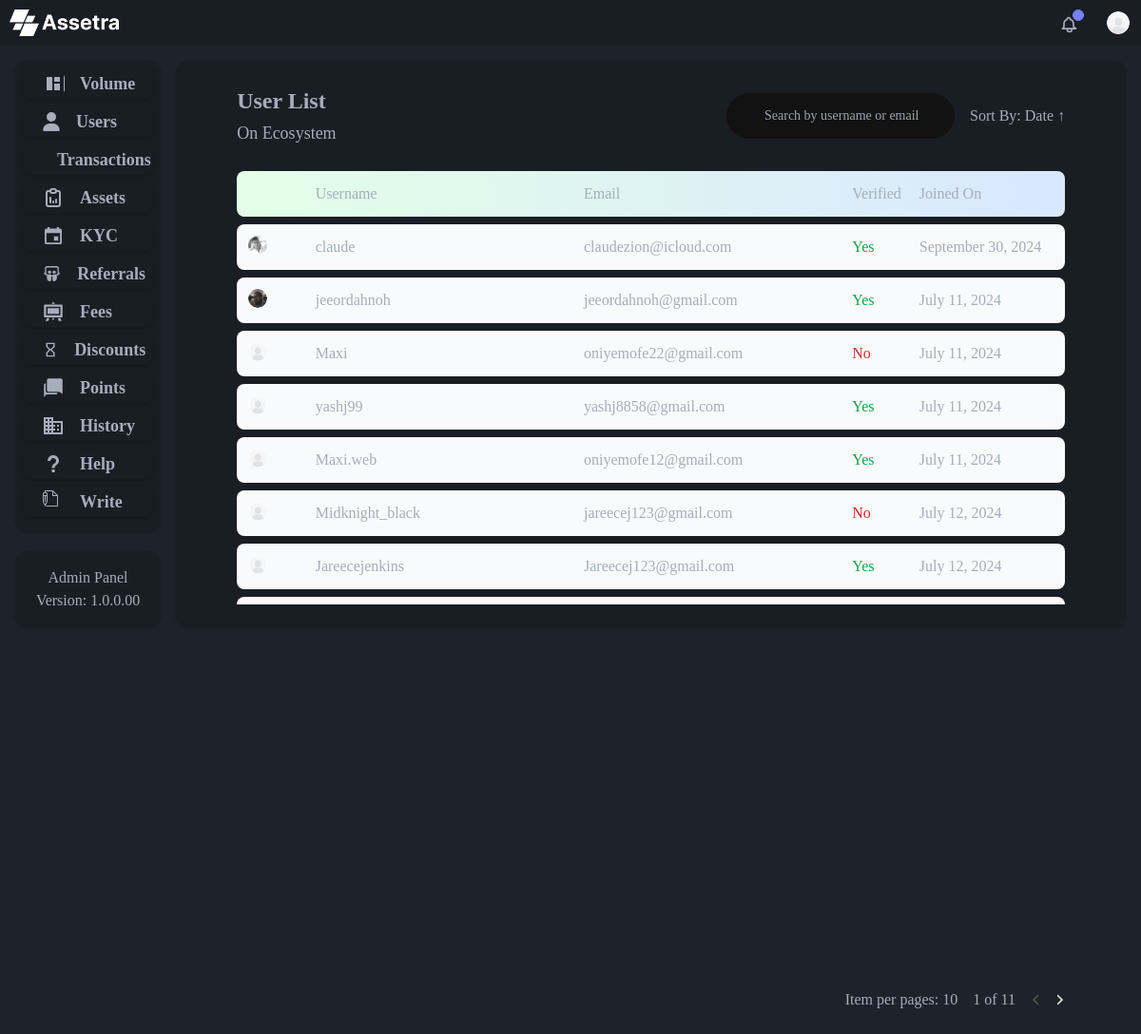
Screenshot of /users with the database file from the repository.
### admin_panel/models.py (models this page shows, shortened)
class User(AbstractUser):
    country = models.CharField(max_length=100, null=True, blank=True)
    dob = models.DateField(null=True, blank=True)
    mobile = models.CharField(max_length=15, null=True, blank=True)
    verified = models.BooleanField(default=False)
    profile = models.ImageField(upload_to="profile/", null=True, blank=True)

### admin_panel/views.py (the view)
# urls.py: path("users", views.users, name="users"),
def users(request):
    user_list = User.objects.all().values(
        "id",
        "username",
        "email",
        "verified",
        "date_joined",
        "first_name",
        "last_name",
        "dob",
        "mobile",
        "country",
        "profile",
    )
    paginator = Paginator(user_list, 10)  # Show 10 users per page
    page_number = request.GET.get("page")  # Get the current page number from the URL
    users = paginator.get_page(page_number)  # Get the users for the current page
    return render(request, "admin_panel/users.html", {"users": users, "order": "↑"})

### admin_panel/templates/admin_panel/users.html (shortened to what this page needs)
{% extends "admin_panel/layout.html" %} {% load static %} {% block body %}
<div class="container rounded-xl bg-base-200 shadow h-full px-16 py-6">
  <div class="flex justify-between items-center mb-6">
    <div class="text-left">
      <h5 class="h5 font-semibold">User List</h5>
      <h6 class="h6 font-normal">On Ecosystem</h6>
    </div>
    <div class="flex items-center">
      <form method="GET" action="{% url 'search_users' %}" class="mr-4">
        <input
          type="text"
          id="defult-search"
          name="search_term"
          class="block w-[20dvw] h-2/3 p-4 ps-10 text-sm rounded-full"
          placeholder="Search by username or email"
        />
      </form>
      <button type="button" class="text-[16px] font-normal">
        Sort By: Date {{order}}
      </button>
    </div>
  </div>
  <div>
    <div class="bg-custom-gradient p-3 rounded-lg grid grid-cols-12 mb-2">
      <div class="col-span-1"></div>
      <div class="col-span-4">Username</div>
      <div class="col-span-4">Email</div>
      <div class="col-span-1">Verified</div>
      <div class="col-span-2">Joined On</div>
    </div>
    <ul class="space-y-2 overflow-y-auto max-h-[400px] scrollbar-hide">
      {% for user in users %}
      <li>
        <a
          href="{% url 'user' id=user.id %}"
          class="bg-gray-50 p-3 rounded-lg grid grid-cols-12 hover:bg-custom-gradient2"
        >
          <div class="col-span-1">
            {% if user.profile %}
            <img
              src="/media/{{ user.profile }}"
              alt="pp"
              class="h-5 w-5 rounded-full object-cover"
            />
            {% else %}
            <img
              src="{% static 'images/profile.png' %}"
              alt="pp"
              class="h-5 w-5 rounded-full object-cover"
            />
            {% endif %}
          </div>
          <div class="col-span-4">{{ user.username }}</div>
          <div class="col-span-4">{{ user.email }}</div>
          <div
            class="col-span-1 {% if user.verified %}text-green-600{% else %}text-red-600{% endif %}"
          >
            {{ user.verified | yesno:"Yes,No" }}
          </div>
          <div class="col-span-2">{{ user.date_joined|date:"F j, Y" }}</div>
        </a>
      </li>
      {% endfor %}
    </ul>
  </div>
  <div class="absolute bottom-10 right-20">
    <span class="step-links flex gap-4">
      <span> Item per pages: 10 </span>
      <span class="current">
        {{ users.number }} of {{ users.paginator.num_pages }}
      </span>
      {% if users.has_previous %}
      <a
        class="mt-[6px]"
        title="Previous"
        href="?page={{ users.previous_page_number }}"
        ><svg
          width="10"
          height="12"
          viewBox="0 0 10 18"
          fill="none"
          xmlns="http://www.w3.org/2000/svg"
        >
          <path
            d="M9.79922 3.0001L3.79922 9.0001L9.79922 15.0001L8.59922 17.4001L0.199219 9.0001L8.59922 0.600098L9.79922 3.0001Z"
            fill="{% if not users.has_previous %}#545454{% else %}#dddddd{% endif %}"
          /></svg></a>
      {% else %}
      <div class="mt-[6px] cursor-not-allowed">
        <svg
          width="10"
          height="12"
          viewBox="0 0 10 18"
          fill="none"
          xmlns="http://www.w3.org/2000/svg"
        >
          <path
            d="M9.79922 3.0001L3.79922 9.0001L9.79922 15.0001L8.59922 17.4001L0.199219 9.0001L8.59922 0.600098L9.79922 3.0001Z"
            fill="#545454"
          />
        </svg>
      </div>
      {% endif %} {% if users.has_next %}
      <a class="mt-[6px]" title="Next" href="?page={{ users.next_page_number }}"
        ><svg
          width="10"
          height="12"
          viewBox="0 0 10 18"
          fill="none"
          xmlns="http://www.w3.org/2000/svg"
        >
          <path
            d="M0.199219 15.0001L6.19922 9.0001L0.199219 3.0001L1.39922 0.600098L9.79922 9.0001L1.39922 17.4001L0.199219 15.0001Z"
            fill="{% if not users.has_next %}#545454{% else %}#dddddd{% endif %}"
          /></svg></a>
      {% endif %}
    </span>
  </div>
</div>
{% endblock %}

### admin_panel/templates/admin_panel/layout.html (shortened to what this page needs)
{% load static %}
<!DOCTYPE html>
<html lang="en" data-theme="dark">
  <head>
    <link href="{% static 'css/output.css' %}" rel="stylesheet" />
  </head>
  <body class="min-w-[100dvw] min-h-[100dvh] bg-base-100">
    <nav class="flex h-12 bg-base-200">
      <a class="flex-1" href="{% url 'landing' %}">
        <img
          src="{% static 'images/logo.png' %}"
          alt="logo"
          class="mt-2 ml-2 p-[2px]"
          style="height: 2rem"
        />
      </a>
      <div class="flex-none">
        <div class="dropdown dropdown-end">
          <div tabindex="0" role="button" class="btn btn-ghost btn-circle">
            <div class="indicator">
              <span class="badge badge-xs badge-primary indicator-item"></span>
            </div>
          </div>
        </div>
        <div class="dropdown dropdown-end">
          <div
            tabindex="0"
            role="button"
            class="btn btn-ghost btn-circle avatar"
          >
            <div class="w-6 rounded-full">
              {% if user.profile %}
              <img
                alt="Tailwind CSS Navbar component"
                src="/media/{{ user.profile }}"
              />
              {% else %}
              <img
                alt="Tailwind CSS Navbar component"
                src="{% static 'images/profile.png' %}"
              />
              {% endif %}
            </div>
          </div>
        </div>
      </div>
    </nav>
    <div class="grid grid-cols-7 gap-4 m-4 h-[90dvh]">
      <aside class="col-span-1 h-full flex flex-col justify-between">
        <div class="rounded-xl bg-base-200 shadow p-2">
          <a
            href="{% url 'index' %}"
            class="h6 text-center rounded-lg capitalize flex mb-2 justify-start items-center pl-5 px-2 gap-4 cursor-pointer hover:bg-[#2F80ED] shadow hover:shadow-lg transition-shadow duration-300"
          >
            Volume
          </a>
          <a
            href="{% url 'user_overview' %}"
            class="h6 text-center rounded-lg capitalize flex mb-2 justify-start items-center pl-5 px-2 gap-4 cursor-pointer hover:bg-[#2F80ED] shadow hover:shadow-lg transition-shadow duration-300"
            >
            Users
          </a>
          <a
            href="{% url 'index' %}"
            class="h6 text-center rounded-lg capitalize flex mb-2 justify-start items-center pl-5 px-2 gap-4 cursor-pointer hover:bg-[#2F80ED] shadow hover:shadow-lg transition-shadow duration-300"
            >
            Transactions
          </a>
          <a
            href="{% url 'index' %}"
            class="h6 text-center rounded-lg capitalize flex mb-2 justify-start items-center pl-5 px-2 gap-4 cursor-pointer hover:bg-[#2F80ED] shadow hover:shadow-lg transition-shadow duration-300"
          >
            Assets
          </a>
          <a
            href="{% url 'index' %}"
            class="h6 text-center rounded-lg capitalize flex mb-2 justify-start items-center pl-5 px-2 gap-4 cursor-pointer hover:bg-[#2F80ED] shadow hover:shadow-lg transition-shadow duration-300"
          >
            KYC
          </a>
          <a
            href="{% url 'referrals' %}"
            class="h6 text-center rounded-lg capitalize flex mb-2 justify-start items-center pl-5 px-2 gap-4 cursor-pointer hover:bg-[#2F80ED] shadow hover:shadow-lg transition-shadow duration-300"
          >
            Referrals
          </a>
          <a
            href="{% url 'index' %}"
            class="h6 text-center rounded-lg capitalize flex mb-2 justify-start items-center pl-5 px-2 gap-4 cursor-pointer hover:bg-[#2F80ED] shadow hover:shadow-lg transition-shadow duration-300"
          >
            Fees
          </a>
          <a
            href="{% url 'index' %}"
            class="h6 text-center rounded-lg capitalize flex mb-2 justify-start items-center pl-5 px-2 gap-4 cursor-pointer hover:bg-[#2F80ED] shadow hover:shadow-lg transition-shadow duration-300"
          >
            Discounts
          </a>
          <a
            href="{% url 'index' %}"
            class="h6 text-center rounded-lg capitalize flex mb-2 justify-start items-center pl-5 px-2 gap-4 cursor-pointer hover:bg-[#2F80ED] shadow hover:shadow-lg transition-shadow duration-300"
          >
            Points
          </a>
          <a
            href="{% url 'index' %}"
            class="h6 text-center rounded-lg capitalize flex mb-2 justify-start items-center pl-5 px-2 gap-4 cursor-pointer hover:bg-[#2F80ED] shadow hover:shadow-lg transition-shadow duration-300"
          >
            History
          </a>
          <a
            href="{% url 'index' %}"
            class="h6 text-center rounded-lg capitalize flex mb-2 justify-start items-center pl-5 px-2 gap-4 cursor-pointer hover:bg-[#2F80ED] shadow hover:shadow-lg transition-shadow duration-300"
          >
            Help
          </a>
          <a
            href="{% url 'write' %}"
            class="h6 text-center rounded-lg capitalize flex mb-2 justify-start items-center pl-5 px-2 gap-4 cursor-pointer hover:bg-[#2F80ED] shadow hover:shadow-lg transition-shadow duration-300"
          >
            Write
          </a>
        </div>
        <div class="text-center rounded-xl bg-base-200 shadow p-4">
          <h1 className="text-base font-bold ">Admin Panel</h1>
          <h3 className="text-base font-semibold ">Version: 1.0.0.00</h3>
        </div>
      </aside>
      <main class="col-span-6 h-full">{% block body %} {% endblock %}</main>
    </div>
  </body>
</html>

### rows the page displays
User: profile (picture), username "claude", email "claudezion@icloud.com", verified "Yes", date_joined "September 30, 2024"
User: profile (picture), username "jeeordahnoh", email "jeeordahnoh@gmail.com", verified "Yes", date_joined "July 11, 2024"
User: username "Maxi", email "oniyemofe22@gmail.com", verified "No", date_joined "July 11, 2024"
User: username "yashj99", email "yashj8858@gmail.com", verified "Yes", date_joined "July 11, 2024"
User: username "Maxi.web", email "oniyemofe12@gmail.com", verified "Yes", date_joined "July 11, 2024"
User: username "Midknight_black", email "jareecej123@gmail.com", verified "No", date_joined "July 12, 2024"
User: username "Jareecejenkins", email "Jareecej123@gmail.com", verified "Yes", date_joined "July 12, 2024"

### other values shown
{{ order }} "↑"
{{ users.number }} "1"
{{ users.paginator.num_pages }} "11"
